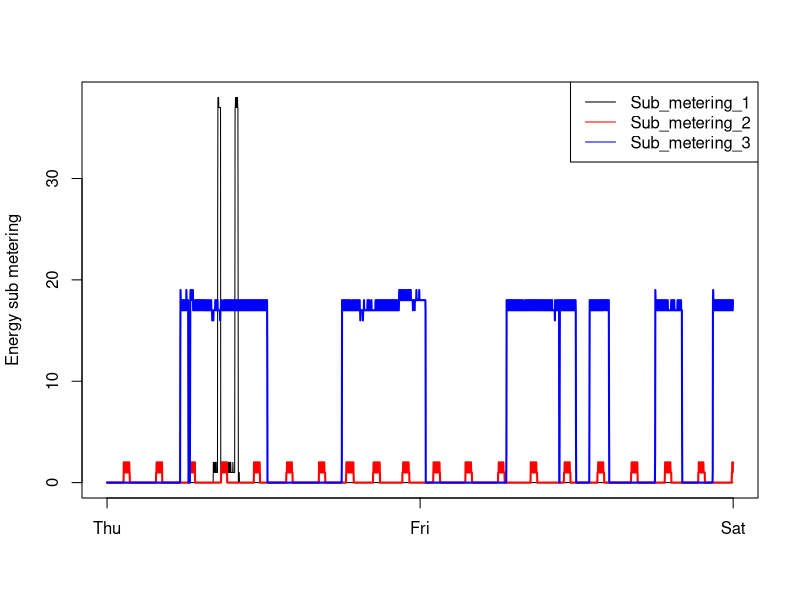

Write R code to recreate this figure.
plotThree <- function(showBox) {

  # Read the data
  df <- read.table("power.txt", header = FALSE, sep = ";") 
  names(df) <- c("Date", "Time", "Global_active_power", "Global_reactive_power", "Voltage", "Global_intensity", "Sub_metering_1", "Sub_metering_2", "Sub_metering_3")
  
  # Graph the data
  p <- plot(df$Sub_metering_1, type="l", ylab="Energy sub metering", xlab="", xaxt="n")
  lines(df$Sub_metering_2, type='l', col="red", lwd=2)
  lines(df$Sub_metering_3, type='l', col="blue", lwd=2)
  
  if(showBox == TRUE)
  {
    showBorder = "y"
  }
  else
  {
    showBorder = "n"
  }
  # Add the legend
  legend("topright", c("Sub_metering_1","Sub_metering_2", "Sub_metering_3"), lty=c(1,1,1), col=c("black","red","blue"), bty = showBorder)
  
  # Build an index array with the final endpoint
  atArray <- lapply(unique(df$Date), function(x) which(df$Date==x)[1])
  atArray <- append(atArray, length(df$Sub_metering_1)+1) 
  
  # Build a label array with the final endpoint
  labelArray <- weekdays(as.Date(unique(df$Date), "%d/%m/%Y"), abbreviate = TRUE) 
  labelArray <- append(labelArray, weekdays((max(as.Date(unique(df$Date), "%d/%m/%Y")) + 1), abbreviate = TRUE)) 
  
  # Tailor the x axis.  
  axis(1, p, labels=labelArray, at=atArray)
} 

dev.new(width=480, height=480)

plotThree(TRUE)

dev.copy(png,'plot3.png')
dev.off() 

